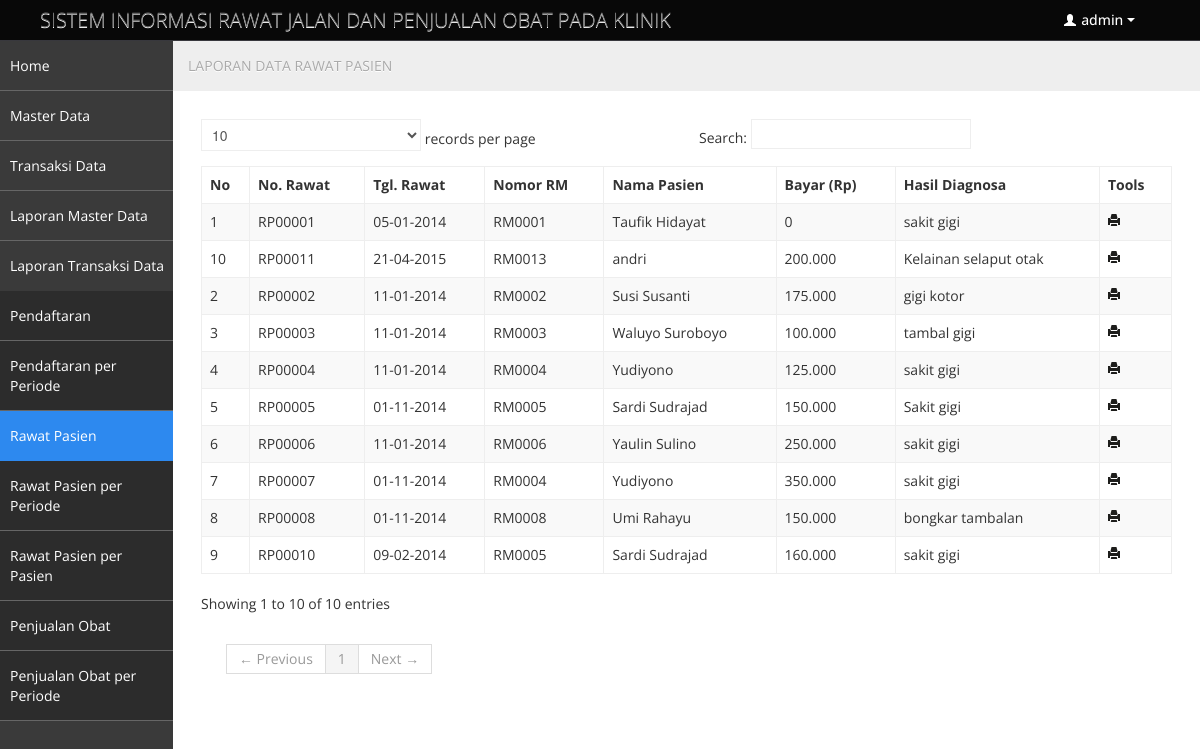
The page /dasboard.php?page=Laporan-Rawat (signed in) on the database its author committed.
### tables this page shows
CREATE TABLE IF NOT EXISTS `petugas` (
  `kd_petugas` char(4) NOT NULL,
  `nm_petugas` varchar(100) NOT NULL,
  `no_telepon` varchar(20) NOT NULL,
  `username` varchar(20) NOT NULL,
  `password` varchar(200) NOT NULL,
  `level` varchar(20) NOT NULL DEFAULT 'Kasir',
  PRIMARY KEY (`kd_petugas`)
);

CREATE TABLE IF NOT EXISTS `rawat` (
  `no_rawat` char(7) NOT NULL,
  `tgl_rawat` date NOT NULL,
  `nomor_rm` char(6) NOT NULL,
  `hasil_diagnosa` varchar(100) NOT NULL,
  `uang_bayar` int(12) NOT NULL,
  `kd_petugas` char(4) NOT NULL,
  PRIMARY KEY (`no_rawat`)
);

CREATE TABLE IF NOT EXISTS `pasien` (
  `nomor_rm` char(6) NOT NULL,
  `nm_pasien` varchar(100) NOT NULL,
  `no_identitas` varchar(40) NOT NULL,
  `jns_kelamin` enum('Laki-laki','Perempuan') NOT NULL,
  `gol_darah` enum('A','B','AB','O') NOT NULL,
  `agama` varchar(30) NOT NULL,
  `tempat_lahir` varchar(100) NOT NULL,
  `tanggal_lahir` date NOT NULL,
  `no_telepon` varchar(20) NOT NULL,
  `alamat` varchar(200) NOT NULL,
  `stts_nikah` enum('Menikah','Belum Nikah') NOT NULL,
  `pekerjaan` varchar(100) NOT NULL,
  `keluarga_status` enum('Ayah','Ibu','Suami','Istri','Saudara') NOT NULL,
  `keluarga_nama` varchar(100) NOT NULL,
  `keluarga_telepon` varchar(20) NOT NULL,
  `tgl_rekam` date NOT NULL,
  `kd_petugas` char(4) NOT NULL,
  PRIMARY KEY (`nomor_rm`)
);

### library/inc.library.php (called while the page is built, shortened)
<?php
function IndonesiaTgl($tanggal){
	$tgl=substr($tanggal,8,2);
	$bln=substr($tanggal,5,2);
	$thn=substr($tanggal,0,4);
	$tanggal="$tgl-$bln-$thn";
	return $tanggal;
}
function format_angka($angka) {
	$hasil =  number_format($angka,0, ",",".");
	return $hasil;
}
?>

### laporan_rawat.php (the view, shortened to what this page needs)
<?php
$row = 50;
$hal = isset($_GET['hal']) ? $_GET['hal'] : 0;
?>
<ul class="breadcrumb">
				<li>
					LAPORAN DATA RAWAT PASIEN
				</li>
</ul>
<table class="table table-striped table-bordered bootstrap-datatable datatable">
<thead>
  <tr>
    <th><strong>No</strong></th>
    <th><strong>No. Rawat </strong></th>
    <th><strong>Tgl. Rawat </strong></th>
    <th><strong>Nomor RM </strong></th>
    <th><strong>Nama Pasien  </strong></th>
    <th><strong> Bayar (Rp) </strong></th>
    <th><strong>Hasil Diagnosa </strong></th>
    <th><strong>Tools</strong></th>
  </tr>
  </thead>
  <?php
	$mySql = "SELECT rawat.*, pasien.nm_pasien FROM rawat
				LEFT JOIN pasien ON rawat.nomor_rm = pasien.nomor_rm
				ORDER BY rawat.no_rawat ASC LIMIT $hal, $row";
	$myQry = mysql_query($mySql, $koneksidb)  or die ("Query salah : ".mysql_error());
	$nomor = $hal;
	while ($myData = mysql_fetch_array($myQry)) {
		$nomor++;
	$noRawat = $myData['no_rawat'];
	?>
  <tr>
    <td><?php echo $nomor; ?></td>
    <td><?php echo $myData['no_rawat']; ?></td>
    <td><?php echo IndonesiaTgl($myData['tgl_rawat']); ?></td>
    <td><?php echo $myData['nomor_rm']; ?></td>
    <td><?php echo $myData['nm_pasien']; ?></td>
    <td align="right"><?php echo format_angka($myData['uang_bayar']); ?></td>
    <td><?php echo $myData['hasil_diagnosa']; ?></td>
    <td align="center"><a href="cetak/rawat_cetak.php?noRawat=<?php echo $noRawat; ?>" target="_blank" class="halflings-icon print"></a></td>
  </tr>
  <?php } ?>
</table>

### dasboard.php (shortened to what this page needs)
<?php
include_once "library/inc.connection.php";
include_once "library/inc.library.php";
?>
<!DOCTYPE html>
<html lang="en">
<head>
	<link id="bootstrap-style" href="css/bootstrap.min.css" rel="stylesheet">
	<link href="css/bootstrap-responsive.min.css" rel="stylesheet">
	<link id="base-style" href="css/style.css" rel="stylesheet">
	<link id="base-style-responsive" href="css/style-responsive.css" rel="stylesheet">
    <link rel="stylesheet" type="text/css" href="plugins/tigra_calendar/tcal.css" />
</head>
<body>
	<div class="navbar">
		<div class="navbar-inner">
			<div class="container-fluid">
					<a class="brand" href="index.html">SISTEM INFORMASI RAWAT JALAN DAN PENJUALAN OBAT PADA KLINIK </a>
				<div class="nav-no-collapse header-nav">
					<ul class="nav pull-right">
						<?php
$mySql = "SELECT * FROM petugas WHERE kd_petugas='".$_SESSION['SES_LOGIN']."'";
$myQry = mysql_query($mySql, $koneksidb)  or die ("Query user salah : ".mysql_error());
$myData= mysql_fetch_array($myQry);
?>
						<li class="dropdown">
							<a class="btn dropdown-toggle" data-toggle="dropdown" href="#">
								<i class="halflings-icon white user"></i> <?php echo $myData['username']; ?>
								<span class="caret"></span>
							</a>
						</li>
					</ul>
				</div>
		  </div>
		</div>
	</div>
		<div class="container-fluid-full">
		<div class="row-fluid">
			<div id="sidebar-left" class="span2">
				<div class="nav-collapse sidebar-nav">
				<?php include "menu.php"; ?></div>
			</div>
			<div id="content" class="span10">
<?php include "buka_file.php";?>
          </div>
		</div>
		</div>
</body>
</html>

### css/style.css (style rules this page uses)
body { background: #F5F5F5; color: #333; border: none; font-family: 'Open Sans', sans-serif; font-weight: 400; }
a { color: #646464; }
.navbar { margin-bottom: 0px; }
.navbar-inner { margin-bottom: 0px; min-height: 40px; padding-right: 20px; padding-left: 20px; background: #080808; filter: none; text-shadow: 1px 1px 1px #0a0c0e; border: none; color: #fff; -webkit-border-radius: 0px; -moz-border-radius: 0px; border-radius: 0px; *zoom: 1; border-bottom: 1px solid #38383D; }
.navbar-inner a { color: #7b7b7b; text-shadow: 0 -1px 1px #0b090a; }
.navbar-inner a i { margin-top: 2px; }
.header-nav { padding: 0px; color: #fff !important; background: #000 !important; }
.header-nav .nav { margin: 0px; }
.header-nav .btn { display: inline-block; padding: 21px 20px; margin-top: 0px; margin-left: 0px; font-size: 14px; line-height: 20px; text-align: center; text-shadow: none; vertical-align: middle; cursor: pointer; background: transparent; border-left: none; border-right: none; border-top: 0px; border-bottom: 0px; -webkit-border-radius: 0px; -moz-border-radius: 0px; border-radius: 0px; -webkit-box-shadow: none !important; -moz-box-shadow: none !important; box-shadow: none !important; }
.header-nav a.btn { color: #fff !important; text-shadow: none !important; padding: 10px 25px !important; }
.header-nav .btn .caret { border-top-color: #fff !important; border-bottom-color: #fff !important; }
#sidebar-left { background: #3A3A3A; }
#content { background: #ffffff; filter: none; min-height: 100%; padding: 20px 20px; position: relative; }
.breadcrumb { margin: -28px -28px 28px -28px; line-height: 34px; background: #eee; border: 0px; color: #aaa; -webkit-box-shadow: none; -moz-box-shadow: none; box-shadow: none; -webkit-border-radius: 0px; -moz-border-radius: 0px; border-radius: 0px; }
.btn { display: inline-block; padding: 6px 12px; margin-bottom: 0; font-size: 14px; font-weight: 500; line-height: 20px; text-align: center; white-space: nowrap; vertical-align: middle; cursor: pointer; border: 1px solid #a7a9aa; -webkit-border-radius: 0px !important; border-radius: 0px !important; }
.btn i { margin-top: 2px; }
.btn { color: #ffffff; background-color: #a7a9aa; border-color: #a7a9aa; background-image: none; filter: none; text-shadow: none; }
.table th, .table td { border-top: 1px solid #eee; }
.table-bordered { border-color: #eee; -webkit-border-radius: 0px !important; -moz-border-radius: 0px !important; border-radius: 0px !important; }
.table-bordered th, .table-bordered td { border-left: 1px solid #eee; }
.table-bordered thead:first-child tr:first-child > th:first-child, .table-bordered tbody:first-child tr:first-child > td:first-child, .table-bordered tbody:first-child tr:first-child > th:first-child { -webkit-border-radius: 0px !important; -moz-border-radius: 0px !important; border-radius: 0px !important; }
.table-bordered thead:first-child tr:first-child > th:last-child, .table-bordered tbody:first-child tr:first-child > td:last-child, .table-bordered tbody:first-child tr:first-child > th:last-child { -webkit-border-radius: 0px !important; -moz-border-radius: 0px !important; border-radius: 0px !important; }
.table-bordered thead:last-child tr:last-child > th:first-child, .table-bordered tbody:last-child tr:last-child > td:first-child, .table-bordered tbody:last-child tr:last-child > th:first-child, .table-bordered tfoot:last-child tr:last-child > td:first-child, .table-bordered tfoot:last-child tr:last-child > th:first-child { -webkit-border-radius: 0px !important; -moz-border-radius: 0px !important; border-radius: 0px !important; }
.table-bordered thead:last-child tr:last-child > th:last-child, .table-bordered tbody:last-child tr:last-child > td:last-child, .table-bordered tbody:last-child tr:last-child > th:last-child, .table-bordered tfoot:last-child tr:last-child > td:last-child, .table-bordered tfoot:last-child tr:last-child > th:last-child { -webkit-border-radius: 0px !important; -moz-border-radius: 0px !important; border-radius: 0px !important; }

### css/style-responsive.css (style rules this page uses)
@media (min-width: 1200px) { .container-fluid-full { overflow: hidden; position: relative; height: 100%; } }
@media (min-width: 1200px) { #content { width: 85.578%; padding: 28px; margin: 0px 0px; margin-left: 14.422% !important; } }
@media (min-width: 1200px) { #sidebar-left { background: #3A3A3A; margin-left: 0px !important; position: absolute; height: 100%; } }

### rows shown on the page
petugas: username "admin"
rawat: no_rawat "RP00001", tgl_rawat "05-01-2014", nomor_rm "RM0001", pasien.nm_pasien "Taufik Hidayat", uang_bayar "0", hasil_diagnosa "sakit gigi"
rawat: no_rawat "RP00002", tgl_rawat "11-01-2014", nomor_rm "RM0002", pasien.nm_pasien "Susi Susanti", uang_bayar "175.000", hasil_diagnosa "gigi kotor"
rawat: no_rawat "RP00003", tgl_rawat "11-01-2014", nomor_rm "RM0003", pasien.nm_pasien "Waluyo Suroboyo", uang_bayar "100.000", hasil_diagnosa "tambal gigi"
rawat: no_rawat "RP00004", tgl_rawat "11-01-2014", nomor_rm "RM0004", pasien.nm_pasien "Yudiyono", uang_bayar "125.000", hasil_diagnosa "sakit gigi"
rawat: no_rawat "RP00005", tgl_rawat "01-11-2014", nomor_rm "RM0005", pasien.nm_pasien "Sardi Sudrajad", uang_bayar "150.000", hasil_diagnosa "Sakit gigi"
rawat: no_rawat "RP00006", tgl_rawat "11-01-2014", nomor_rm "RM0006", pasien.nm_pasien "Yaulin Sulino", uang_bayar "250.000", hasil_diagnosa "sakit gigi"
rawat: no_rawat "RP00007", tgl_rawat "01-11-2014", nomor_rm "RM0004", pasien.nm_pasien "Yudiyono", uang_bayar "350.000", hasil_diagnosa "sakit gigi"
rawat: no_rawat "RP00008", tgl_rawat "01-11-2014", nomor_rm "RM0008", pasien.nm_pasien "Umi Rahayu", uang_bayar "150.000", hasil_diagnosa "bongkar tambalan"
rawat: no_rawat "RP00010", tgl_rawat "09-02-2014", nomor_rm "RM0005", pasien.nm_pasien "Sardi Sudrajad", uang_bayar "160.000", hasil_diagnosa "sakit gigi"
rawat: no_rawat "RP00011", tgl_rawat "21-04-2015", nomor_rm "RM0013", pasien.nm_pasien "andri", uang_bayar "200.000", hasil_diagnosa "Kelainan selaput otak"
